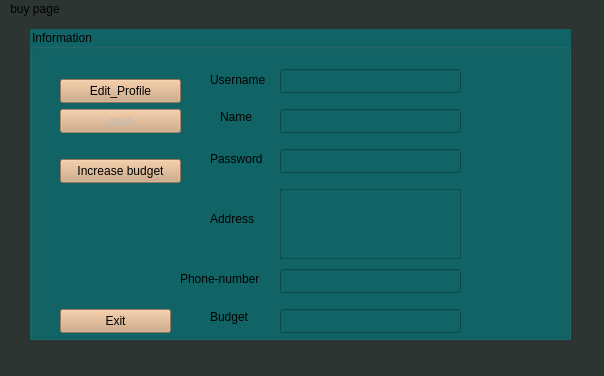
<?xml version="1.0" encoding="UTF-8"?>
<ui version="4.0">
 <class>Edit_Profile_Client</class>
 <widget class="QMainWindow" name="Edit_Profile_Client">
  <property name="geometry">
   <rect>
    <x>0</x>
    <y>0</y>
    <width>604</width>
    <height>376</height>
   </rect>
  </property>
  <property name="minimumSize">
   <size>
    <width>604</width>
    <height>376</height>
   </size>
  </property>
  <property name="maximumSize">
   <size>
    <width>604</width>
    <height>376</height>
   </size>
  </property>
  <property name="windowTitle">
   <string>MainWindow</string>
  </property>
  <property name="styleSheet">
   <string notr="true">background-color: #2C3531
</string>
  </property>
  <widget class="QWidget" name="centralwidget">
   <widget class="QGroupBox" name="groupBox">
    <property name="geometry">
     <rect>
      <x>30</x>
      <y>10</y>
      <width>541</width>
      <height>311</height>
     </rect>
    </property>
    <property name="styleSheet">
     <string notr="true">background-color: #116466;
font: 600 9pt &quot;Segoe UI&quot;;</string>
    </property>
    <property name="title">
     <string>Information</string>
    </property>
    <widget class="QTextEdit" name="textEdit">
     <property name="geometry">
      <rect>
       <x>250</x>
       <y>160</y>
       <width>181</width>
       <height>70</height>
      </rect>
     </property>
     <property name="readOnly">
      <bool>true</bool>
     </property>
    </widget>
    <widget class="QPushButton" name="pushButton_2">
     <property name="enabled">
      <bool>false</bool>
     </property>
     <property name="geometry">
      <rect>
       <x>30</x>
       <y>80</y>
       <width>121</width>
       <height>24</height>
      </rect>
     </property>
     <property name="whatsThis">
      <string>&lt;html&gt;&lt;head/&gt;&lt;body&gt;&lt;p&gt;&lt;br/&gt;&lt;/p&gt;&lt;/body&gt;&lt;/html&gt;</string>
     </property>
     <property name="styleSheet">
      <string notr="true">
background-color: rgb(206, 164, 124);
font: 600 9pt &quot;Segoe UI&quot;;</string>
     </property>
     <property name="text">
      <string>save</string>
     </property>
    </widget>
    <widget class="QLabel" name="label_3">
     <property name="geometry">
      <rect>
       <x>180</x>
       <y>120</y>
       <width>61</width>
       <height>20</height>
      </rect>
     </property>
     <property name="text">
      <string>Password</string>
     </property>
    </widget>
    <widget class="QPushButton" name="pushButton_4">
     <property name="geometry">
      <rect>
       <x>30</x>
       <y>280</y>
       <width>111</width>
       <height>24</height>
      </rect>
     </property>
     <property name="styleSheet">
      <string notr="true">
background-color: rgb(206, 164, 124);
font: 600 9pt &quot;Segoe UI&quot;;</string>
     </property>
     <property name="text">
      <string>Exit</string>
     </property>
    </widget>
    <widget class="QPushButton" name="pushButton_3">
     <property name="geometry">
      <rect>
       <x>30</x>
       <y>130</y>
       <width>121</width>
       <height>24</height>
      </rect>
     </property>
     <property name="styleSheet">
      <string notr="true">
background-color: rgb(206, 164, 124);
font: 600 9pt &quot;Segoe UI&quot;;</string>
     </property>
     <property name="text">
      <string>Increase budget</string>
     </property>
    </widget>
    <widget class="QLabel" name="label_5">
     <property name="geometry">
      <rect>
       <x>150</x>
       <y>240</y>
       <width>91</width>
       <height>20</height>
      </rect>
     </property>
     <property name="text">
      <string>Phone-number</string>
     </property>
    </widget>
    <widget class="QLineEdit" name="lineEdit_2">
     <property name="geometry">
      <rect>
       <x>250</x>
       <y>80</y>
       <width>181</width>
       <height>24</height>
      </rect>
     </property>
     <property name="readOnly">
      <bool>true</bool>
     </property>
    </widget>
    <widget class="QLineEdit" name="lineEdit_6">
     <property name="geometry">
      <rect>
       <x>250</x>
       <y>280</y>
       <width>181</width>
       <height>24</height>
      </rect>
     </property>
     <property name="readOnly">
      <bool>true</bool>
     </property>
    </widget>
    <widget class="QLabel" name="label_6">
     <property name="geometry">
      <rect>
       <x>180</x>
       <y>280</y>
       <width>49</width>
       <height>16</height>
      </rect>
     </property>
     <property name="text">
      <string>Budget</string>
     </property>
    </widget>
    <widget class="QLineEdit" name="lineEdit_4">
     <property name="geometry">
      <rect>
       <x>250</x>
       <y>240</y>
       <width>181</width>
       <height>24</height>
      </rect>
     </property>
     <property name="toolTip">
      <string>&lt;html&gt;&lt;head/&gt;&lt;body&gt;&lt;p&gt;without 0 at first&lt;/p&gt;&lt;/body&gt;&lt;/html&gt;</string>
     </property>
     <property name="maxLength">
      <number>11</number>
     </property>
     <property name="readOnly">
      <bool>true</bool>
     </property>
    </widget>
    <widget class="QLineEdit" name="lineEdit">
     <property name="geometry">
      <rect>
       <x>250</x>
       <y>40</y>
       <width>181</width>
       <height>24</height>
      </rect>
     </property>
     <property name="readOnly">
      <bool>true</bool>
     </property>
    </widget>
    <widget class="QPushButton" name="pushButton">
     <property name="geometry">
      <rect>
       <x>30</x>
       <y>50</y>
       <width>121</width>
       <height>24</height>
      </rect>
     </property>
     <property name="styleSheet">
      <string notr="true">
background-color: rgb(206, 164, 124);
font: 600 9pt &quot;Segoe UI&quot;;</string>
     </property>
     <property name="text">
      <string>Edit_Profile</string>
     </property>
    </widget>
    <widget class="QLabel" name="label">
     <property name="geometry">
      <rect>
       <x>180</x>
       <y>40</y>
       <width>61</width>
       <height>21</height>
      </rect>
     </property>
     <property name="text">
      <string>Username</string>
     </property>
    </widget>
    <widget class="QLabel" name="label_2">
     <property name="geometry">
      <rect>
       <x>190</x>
       <y>80</y>
       <width>41</width>
       <height>16</height>
      </rect>
     </property>
     <property name="text">
      <string>Name</string>
     </property>
    </widget>
    <widget class="QLabel" name="label_4">
     <property name="geometry">
      <rect>
       <x>180</x>
       <y>180</y>
       <width>51</width>
       <height>20</height>
      </rect>
     </property>
     <property name="text">
      <string>Address</string>
     </property>
    </widget>
    <widget class="QLineEdit" name="lineEdit_3">
     <property name="geometry">
      <rect>
       <x>250</x>
       <y>120</y>
       <width>181</width>
       <height>24</height>
      </rect>
     </property>
     <property name="echoMode">
      <enum>QLineEdit::Normal</enum>
     </property>
     <property name="readOnly">
      <bool>true</bool>
     </property>
    </widget>
   </widget>
  </widget>
  <widget class="QMenuBar" name="menubar">
   <property name="geometry">
    <rect>
     <x>0</x>
     <y>0</y>
     <width>604</width>
     <height>21</height>
    </rect>
   </property>
   <widget class="QMenu" name="menubuy_page">
    <property name="title">
     <string>buy page</string>
    </property>
    <addaction name="actionBack"/>
   </widget>
   <addaction name="menubuy_page"/>
  </widget>
  <widget class="QStatusBar" name="statusbar"/>
  <action name="actionBack">
   <property name="text">
    <string>Back</string>
   </property>
  </action>
 </widget>
 <resources/>
 <connections/>
</ui>
